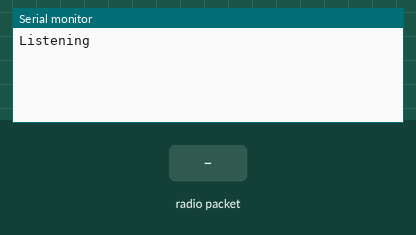
Simulated run of this sketch. Board: Arduino Uno, built with avr-gcc and run on an emulated ATmega328P. On the bench: the last lines printed to the serial monitor. Inputs (shaded band) come from the test bench. No radio packets arrive unless stated.

Above: at 1.2 s.
1.3 s: radio packet "1" arrives
At 1.9 s:
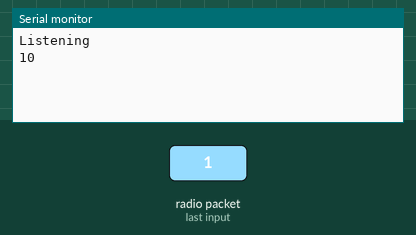
2.8 s: radio packet "0" arrives
At 3.3 s:
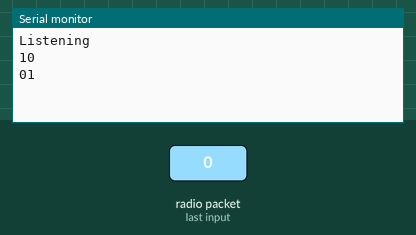
4.3 s: radio packet "2" arrives
At 4.7 s:
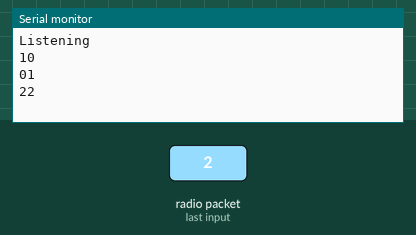

The sketch:

reciever.ino
```cpp
#include <VirtualWire.h>
int j=0;
void setup()
{
Serial.begin(9600);
Serial.println("Listening");
vw_set_rx_pin(9);
vw_setup(2000);
vw_rx_start();
}
void loop()
{
byte message[VW_MAX_MESSAGE_LEN];
byte messageLength = VW_MAX_MESSAGE_LEN;
//Serial.println("1");
  vw_wait_rx();
  vw_get_message(message, &messageLength);
  //Serial.println("2");
for (int i = 0; i < messageLength; i++)
{
Serial.write(message[i]);
}
Serial.print(j);
j++;
Serial.println();
}
```

Measured:
- after the input at 1.3 s, the serial monitor: prints a new line at once (image 1)
- after the input at 2.8 s, the serial monitor: prints a new line at once (image 2)
- after the input at 4.3 s, the serial monitor: prints a new line at once (image 3)
